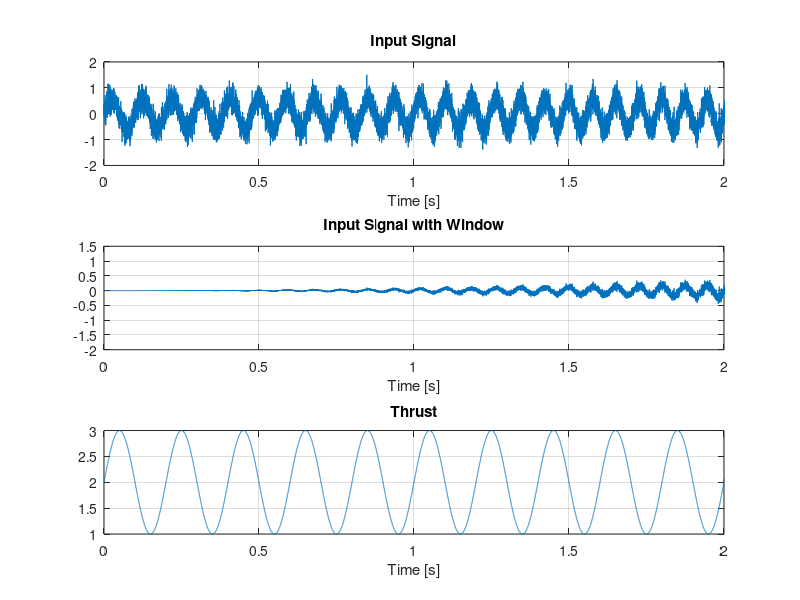
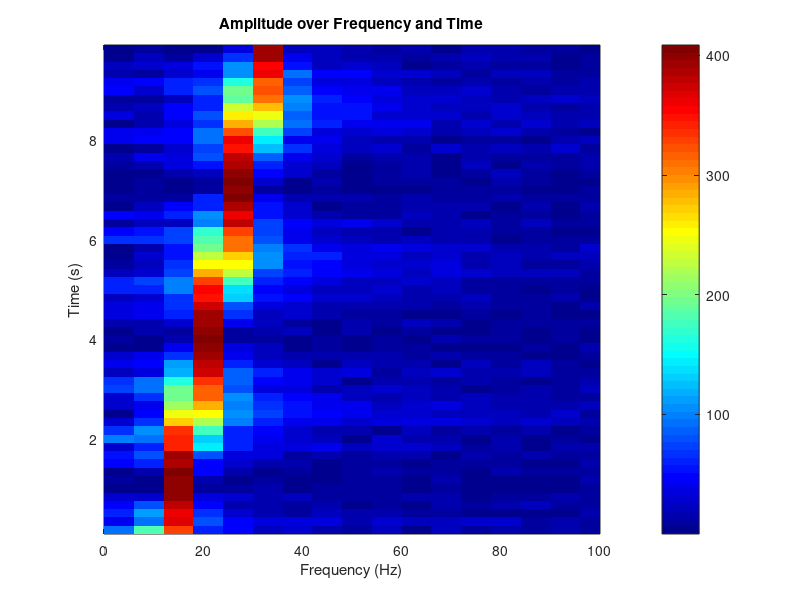
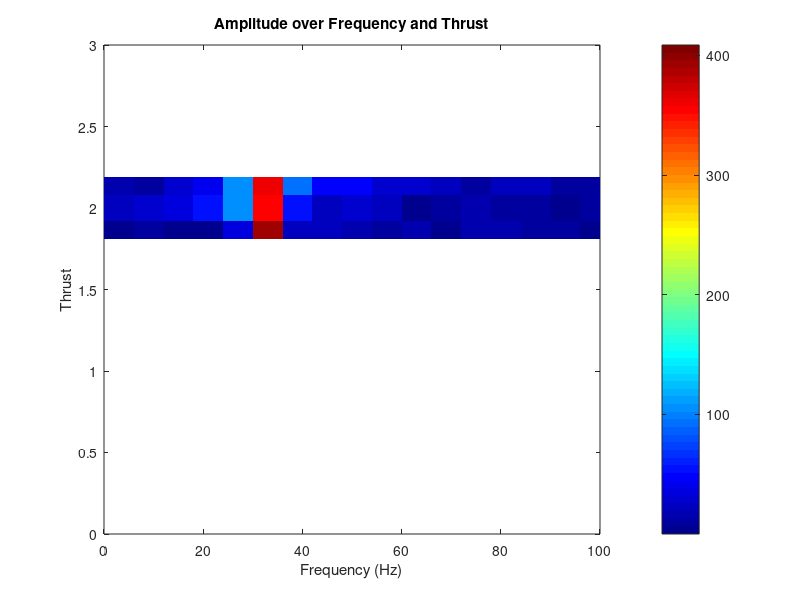

Source code (MATLAB) for these figures, in order:
clc; clear variables

%% Sampling Time 
Ts      = 125 * 1.0e-6;        % Gyro loop
Ts_cntr = 2 * Ts;              % Control loop
Ts_log  = 2 * Ts_cntr;         % Logging loop (not used here, just info)
fs      = 1/Ts;

t = (0:Ts:10).';               % Time vector from 0s to 10s (column vector)
N = length(t);                 % number of samples

%% Thrust
w_thr = 5 * 2*pi;
y = 2 + sin(w_thr*t);

%% Input Signal
omega = 10.1 * 2*pi();
u = 0.6*sin(2*pi*(10 + 1*t).*t) + 0.25*randn(size(t));    %Input signal
w = hann(N, 'periodic');          % window over the entry singal
u_win = u .* w;                   % signal with window

figure(1)
subplot(311)
plot(t,u);grid on;
xlim([0 2]);
xlabel('Time [s]');
title('Input Signal');

subplot(312)
plot(t,u_win);grid on;
xlim([0 2]);
xlabel('Time [s]');
title('Input Signal with Window');

subplot(313)
plot(t, y);grid on;
xlim([0 2]);
xlabel('Time [s]');
title('Thrust');

%% Spectrogram over Time and Thrust

seg = 60;            %Number of segments
Nres = seg;
Nest = floor(N / (1+(seg-1)));  %Number of points in segment
freq(1,:) = (0:Nest/2).' * (fs / Nest);  %Get steplenght of Frequency
Nfreq = length(freq);       %Get Number of Niquist
window = hann(Nest, 'periodic');        % Window over signal

% Creation of y vector
y_min = min(y);     
y_max = max(y);
dy    = (y_max - y_min) / Nres;     %Span width of steps
y_axis = (y_min:dy:y_max-dy).';     %Creation of y vector

u_seg  = zeros(Nest, seg);      %Preparation array
t_seg  = zeros(Nest, seg);      %Preparation array
U_SEG  = zeros(Nest, seg);
U_mean  = zeros(seg);

start = 0;
stop = 0;
y_mid = zeros(seg,1);   % Thrust-Mittelwert je Segment

for i = 1:seg
    start = (i-1)*Nest + 1;  
    stop  = start + Nest - 1; 

    % Get y vektor
    y_seg = y(start:stop);      % Split up in Segments
    
    ind_y = round((y_seg - y_min) / max(y_max - y_min, eps) * (Nres - 1)) + 1;  % Split it up in different thrustlevels
    ind_y = max(1, min(Nres, ind_y));   % If thrust is under one get rid off it
    ind_y = sort(ind_y);    % Sort ind_y

    ind_y_count = zeros(size(ind_y));   % Get counter
    j = 1;
    for k = 1:length(ind_y)     % Get throw all ind y
        if ind_y(k) ~= ind_y(j) % Count how many y are the same
            j = j + 1;
            ind_y(j) = ind_y(k);
        end
        ind_y_count(j) = ind_y_count(j) + 1;    
    end

    if stop > N
        break;   % Stop when segments are full
    end
    y_mid(i) = mean(y(start:stop)); % Get mean of segment
    u_seg(:, i) = u(start:stop);    % Add Segment to array
    t_seg(:, i) = t(start:stop);
    U_SEG(:,i) = abs(fft(u_seg(:,i)));      % Absolut value of frequent component

end
% Get the step length of the t vector
t_mid = ((0:seg-1)*Nest + (Nest-1)/2) * Ts;   % 

% only positiv frequencies
U_POS    = U_SEG(1:Nfreq, :);                     % Ged rid of Alising

figure(2)
pcolor(freq, t_mid, U_POS.'); 
shading flat; set(gca,'ColorScale','log'); colormap jet; colorbar
xlabel('Frequency (Hz)'); ylabel('Time (s)'); title('Amplitude over Frequency and Time');
xlim([0 100]);

figure(3)
pcolor(freq, y_mid, U_POS.');
shading flat; set(gca,'ColorScale','log'); colormap jet; colorbar
xlabel('Frequency (Hz)'); ylabel('Thrust');
title('Amplitude over Frequency and Thrust');
xlim([0 100]); ylim([0 3])


%% Get Spectrum with funciton

addpath ../lib/
